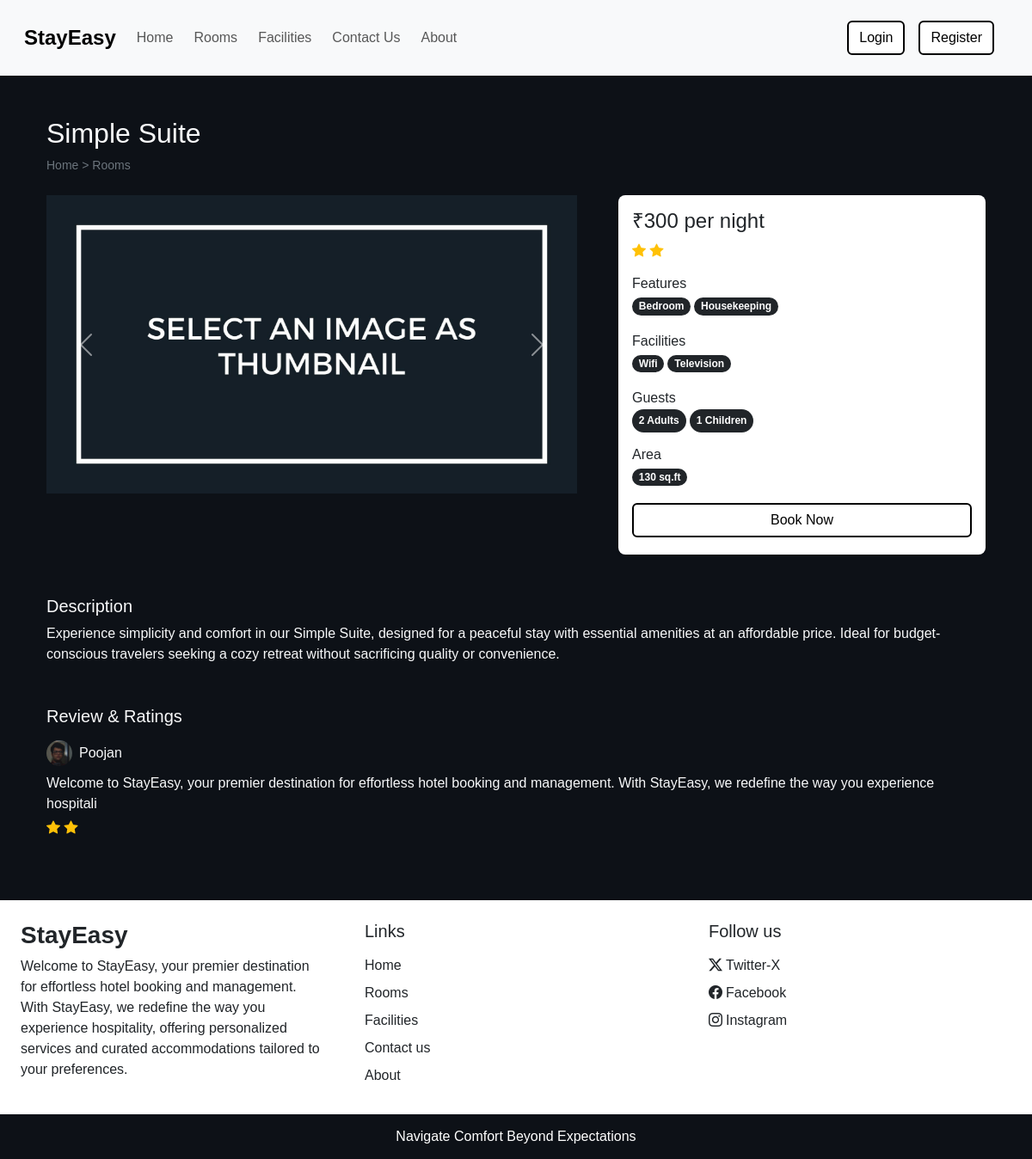
Screenshot of /room_details.php?id=16 with the database file from the repository.
### tables this page shows
CREATE TABLE `settings` (
  `sr_no` int(10) NOT NULL,
  `site_title` varchar(25) NOT NULL,
  `site_about` varchar(250) NOT NULL,
  `shutdown` tinyint(1) NOT NULL
);

CREATE TABLE `rooms` (
  `id` int(10) NOT NULL,
  `name` varchar(50) NOT NULL,
  `area` int(10) NOT NULL,
  `price` int(5) NOT NULL,
  `quantity` int(3) NOT NULL,
  `adult` int(3) NOT NULL,
  `children` int(3) NOT NULL,
  `description` varchar(300) NOT NULL,
  `status` tinyint(4) NOT NULL DEFAULT 1,
  `removed` int(11) NOT NULL DEFAULT 0
);

CREATE TABLE `features` (
  `id` int(10) NOT NULL,
  `name` varchar(30) NOT NULL
);

CREATE TABLE `facilities` (
  `id` int(10) NOT NULL,
  `icon` varchar(100) NOT NULL,
  `name` varchar(30) NOT NULL,
  `description` varchar(250) NOT NULL
);

CREATE TABLE `rating_review` (
  `sr_no` int(10) NOT NULL,
  `booking_id` int(10) NOT NULL,
  `room_id` int(10) NOT NULL,
  `user_id` int(10) NOT NULL,
  `rating` int(11) NOT NULL,
  `review` varchar(150) NOT NULL,
  `seen` int(11) NOT NULL DEFAULT 0,
  `datentime` datetime NOT NULL DEFAULT current_timestamp()
);

CREATE TABLE `user_cred` (
  `id` int(10) NOT NULL,
  `name` varchar(30) NOT NULL,
  `email` varchar(50) NOT NULL,
  `address` varchar(120) NOT NULL,
  `phonenum` varchar(13) NOT NULL,
  `pincode` int(6) NOT NULL,
  `dob` date NOT NULL,
  `profile` varchar(100) NOT NULL,
  `password` varchar(200) NOT NULL,
  `verification_code` varchar(200) NOT NULL,
  `is_verified` int(11) NOT NULL DEFAULT 0,
  `status` int(11) NOT NULL DEFAULT 1,
  `datentime` datetime NOT NULL DEFAULT current_timestamp()
);

### admin/inc/db_config.php (called while the page is built, shortened)
<?php
    function select($sql,$values,$datatypes)
    {
        $con = $GLOBALS['con'];
        if($stmt = mysqli_prepare($con,$sql))
        {
            mysqli_stmt_bind_param($stmt,$datatypes,...$values);
            if(mysqli_stmt_execute($stmt))
            {
                $res = mysqli_stmt_get_result($stmt);
                return $res;
            }
            else
            {
                mysqli_stmt_close($stmt);
                die("Query can't be executed - Select ");
            }
        }
        else
        {
            die("Query can't be prepared - Select");
        }
    }
?>

### room_details.php (the view, shortened to what this page needs)
<!DOCTYPE html>
<html lang="en">
<head>
    <?php require('inc/links.php')?>
<link rel="stylesheet" href="https://cdn.jsdelivr.net/npm/swiper@11/swiper-bundle.min.css" />
</head>
<body style="background-color:#0D1117;">
    <?php require('inc/header.php');?>
    <?php
        $data = filteration($_GET);
        $room_res = select("SELECT * FROM `rooms` WHERE `id`=? AND `status`=? AND `removed`=?",[$data['id'],1,0],'iii');
        $room_data = mysqli_fetch_assoc($room_res);
    ?>
<div class="container">
    <div class="row">
        <div class="col-12 my-5 mb-4 px-4">
            <h2 class="raleway-font text-light"><?php echo $room_data['name']?></h2>
            <div style = "font-size: 14px;">
                <a href="index.php" class="text-secondary text-decoration-none">Home</a>
                <span class="text-secondary"> > </span>
                <a href="index.php" class="text-secondary text-decoration-none">Rooms</a>
            </div>
        </div>
    <div class="col-lg-7 col-md-12 px-4">
        <div id="roomCarousel" class="carousel slide" data-bs-ride="carousel">
            <div class="carousel-inner">
                <?php
                    $room_img = ROOMS_IMG_PATH."thumbnail.jpg";
                    $img_q = mysqli_query($con,"SELECT * FROM `room_images`
                                WHERE `room_id` = '$room_data[id]'");
                    if(mysqli_num_rows($img_q)>0)
                    {
                        $active_class ='active';
                        while($img_res = mysqli_fetch_assoc($img_q))
                        {
                            echo "
                                <div class='carousel-item $active_class'>
                                    <img src='".ROOMS_IMG_PATH.$img_res['image']."' class='d-block w-100 rounded'>
                                </div>
                                ";
                                $active_class='';
                        }
                    }
                    else
                    {
                        echo "<div class='carousel-item active'>
                                <img src='$room_img' class='d-block w-100'>
                            </div>";
                    }
                ?>
            </div>
            <button class="carousel-control-prev" type="button" data-bs-target="#roomCarousel" data-bs-slide="prev">
                <span class="carousel-control-prev-icon" aria-hidden="true"></span>
            </button>
            <button class="carousel-control-next" type="button" data-bs-target="#roomCarousel" data-bs-slide="next">
                <span class="carousel-control-next-icon" aria-hidden="true"></span>
            </button>
        </div>
    </div>
    <div class="col-lg-5 col-md-12 px-4">
        <div class="card mb-4 border-0 shadow-sm rounded-3">
            <div class="card-body">
                <?php
                    echo <<<price
                        <h4>₹$room_data[price] per night</h4>
                    price;
                    $rating_q = "SELECT AVG(rating) AS `avg_rating` FROM `rating_review`
                             WHERE `room_id`='$room_data[id]' ORDER BY `sr_no` DESC LIMIT 20";
                    $rating_res = mysqli_query($con,$rating_q);
                    $rating_data = "";
                    $rating_fetch = mysqli_fetch_assoc($rating_res);
                    if($rating_fetch['avg_rating']!=NULL)
                    {
                       for($i = 0; $i < $rating_fetch['avg_rating']; $i++)
                        {
                            $rating_data .= " <i class='bi bi-star-fill text-warning'></i> ";
                        }
                    }
                    echo <<<rating
                    <div class="mb-3">
                        $rating_data
                    </div>
                    rating;
                    $fea_q = mysqli_query($con,"SELECT f.name FROM `features` f
                             INNER JOIN `room_features` rfea ON f.id = rfea.features_id
                             WHERE rfea.room_id = '$room_data[id]'");
                    $features_data = "";
                    while($fea_row = mysqli_fetch_assoc($fea_q))
                    {
                        $features_data.="<span class='badge rounded-pill text-bg-dark text-wrap me-1 mb-1'>
                                        $fea_row[name]
                                        </span>";
                    }
                    echo <<<features
                        <div class="mb-3">
                            <h6 class ="mb-1">Features</h6>
                            $features_data
                        </div>
                    features;
                    $fac_q = mysqli_query($con,"SELECT f.name FROM `facilities` f
                                        INNER JOIN `room_facilities` rfac ON f.id = rfac.facilities_id
                                       WHERE rfac.room_id = '$room_data[id]';");
                    $facilities_data = "";
                    while($fac_row = mysqli_fetch_assoc($fac_q))
                    {
                        $facilities_data.="<span class='badge rounded-pill text-bg-dark text-wrap me-1 mb-1'>
                                        $fac_row[name]
                                        </span>";
                    }
                    echo <<<Facilities
                        <div class="mb-3">
                            <h6 class ="mb-1">Facilities</h6>
                            $facilities_data
                        </div>
                     Facilities;
                     echo <<<guests
                        <div class="mb-3">
                            <h6 class ="mb-1">Guests</h6>
                            <span class="badge rounded-pill text-bg-dark m-0.5 text-wrap lh-base">
                                $room_data[adult] Adults
                            </span>
                            <span class="badge rounded-pill text-bg-dark m-0.5 text-wrap lh-base">
                            $room_data[children] Children
                            </span>
                        </div>
                    guests;
                    echo <<<area
                        <div class="mb-3">
                            <h6 class ="mb-1">Area</h6>
                            <span class='badge rounded-pill text-bg-dark text-wrap me-1 mb-1'>
                                $room_data[area] sq.ft
                            </span>
                        </div>
                    area;
                    if(!$settings_r['shutdown'])
                    {
                        $login = 0;
                        echo <<<book
                        <button onclick='checkLoginToBook($login,$room_data[id])' class="btn  w-100  rounded-2 text-decoration-none mb-1">Book Now</button>
                        book;
                    }
                ?>
            </div>
        </div>
    </div>
        <div class="col-12 px-4 mt-4 text-light">
            <div class="mb-5">
                <h5>Description</h5>
                <p>
                    <?php echo $room_data['description'] ?>
                </p>
            </div>
            <div>
                <h5 class="mb-3">Review & Ratings</h5>
                <?php
                    $review_q = "SELECT rr.*,uc.name AS uname,uc.profile, r.name AS rname FROM `rating_review` rr
                                    INNER JOIN `user_cred` uc ON rr.user_id = uc.id
                                    INNER JOIN `rooms` r ON rr.room_id = r.id
                                    WHERE rr.room_id='$room_data[id]'
                                    ORDER BY sr_no DESC LIMIT 15";
                    $review_res = mysqli_query($con,$review_q);
                    $img_path = USERS_IMG_PATH;
                    if(mysqli_num_rows($review_res)==0)
                    {
                        echo 'No Review yet!';
                    }
                    else
                    {
                        while($row = mysqli_fetch_assoc($review_res))
                        {
                            $stars = "<i class='bi bi-star-fill text-warning'></i>";
                            for($i=1; $i<$row['rating']; $i++)
                            {
                                $stars .=" <i class='bi bi-star-fill text-warning'></i> ";
                            }
                            echo<<<reviews
                            <div class="mb-4">
                                <div class="d-flex align-items-center mb-2">
                                    <img src="$img_path$row[profile]" class="rounded-circle" loading="lazy" width="30px">
                                    <h6 class="m-0 ms-2">$row[uname]</h6>
                                </div>
                                <p class="mb-1">$row[review]</p>
                                <div>
                                    $stars
                                </div>
                            </div>
                            reviews;
                        }
                    }
                ?>
            </div>
         </div>
    </div>
</div>
    <?php require('inc/footer.php');?>
</body>
</html>

### inc/header.php (shortened to what this page needs)
<nav id = "nav-bar" class="navbar navbar-expand-lg navbar-light px-lg-3 py-lg-2 shadow-sm sticky-top bg-body-tertiary ">
    <div class="container-fluid">
        <a class="navbar-brand me-3" href="index.php"><font size = 5><strong><?php  echo $settings_r['site_title'] ?></strong></font></a>
        <div class="collapse navbar-collapse " id="navbarSupportedContent">
        <ul class="navbar-nav me-auto mb-2 mb-lg-0">
            <li class="nav-item">
            <a class="nav-link  me-2" aria-current="page" href="index.php">Home</a>
            </li>
            <li class="nav-item">
            <a class="nav-link me-2" href="rooms.php">Rooms</a>
            </li>
            <li class="nav-item">
            <a class="nav-link me-2" href="facilities.php">Facilities</a>
            </li>
            <li class="nav-item">
            <a class="nav-link me-2" href="contact.php">Contact Us</a>
            </li>
            <li class="nav-item">
            <a class="nav-link" href="about.php">About</a>
            </li>
        </ul>
        <div class="d-flex m-3" >
        <?php
            if(isset($_SESSION['login']) && $_SESSION['login'] == true)
            {
                $path = USERS_IMG_PATH;
               echo <<<data
               <div class="btn-group">
                   <button type="button" class="btn btn-outline-dark shadow-none dropdown-toggle" data-bs-toggle="dropdown" data-bs-display="static" aria-expanded="false">
                       <img src="$path$_SESSION[uPic]" style="width: 25px; height: 25px;" class="me-1">
                       $_SESSION[uName]
                   </button>
                   <ul class="dropdown-menu dropdown-menu-lg-end">
                       <li><a class="dropdown-item" href="profile.php">Profile</a></li>
                       <li><a class="dropdown-item" href="bookings.php">Booking</a></li>
                       <li><a class="dropdown-item" href="logout.php">logout</a></li>
                   </ul>
               </div>
               data;
            }
            else
            {
                echo <<<data
                <button type="button" class="btn btn-outline-dark shadow-none me-lg-3 me-2" data-bs-toggle="modal" data-bs-target="#loginModal">
                    Login
                </button>
                <button type="button" class="btn btn-outline-dark shadow-none" data-bs-toggle="modal" data-bs-target="#registerModal">
                    Register
                </button>
                data;
            }
        ?>
        </div>
        </div>
    </div>
</nav>

### inc/footer.php (shortened to what this page needs)
<!DOCTYPE html>
<html lang="en">
<head>
</head>
<body>
<div class="container-fluid bg-white mt-5">
        <div class = "row">
            <div class = "col-lg-4 p-4">
                <h3 class="h2-font fw-bold fs-3 mb-2"><?php echo $settings_r['site_title'] ?></h3>
                <p>
                    <?php echo $settings_r['site_about'] ?>
                </p>
            </div>
            <div class = "col-lg-4 p-4">
                <h5 class = "mb-3">Links</h5>
                <a href="index.php" class ="d-inline-block mb-2 text-dark text-decoration-none">Home</a><br>
                <a href="rooms.php" class ="d-inline-block mb-2 text-dark text-decoration-none">Rooms</a><br>
                <a href="facilities.php" class ="d-inline-block mb-2 text-dark text-decoration-none">Facilities</a><br>
                <a href="contact.php" class ="d-inline-block mb-2 text-dark text-decoration-none">Contact us</a><br>
                <a href="about.php" class ="d-inline-block mb-2 text-dark text-decoration-none">About</a>
            </div>
            <div class = "col-lg-4 p-4">
                <h5 class="mb-3">Follow us</h5>
                <?php
                    if($contact_r['tw']!='')
                    {
                        echo <<<data
                        <a href=" $contact_r[tw]" class ="d-inline-block text-dark text-decoration-none mb-2 ">
                            <i class="bi bi-twitter-x me-1"></i>Twitter-X
                        </a><br>
                        data;
                    }
                ?>
                <a href="<?php echo $contact_r['fb'] ?>" class ="d-inline-block text-dark text-decoration-none mb-2 "><i class="bi bi-facebook me-1"></i>Facebook</a><br>
                <a href="<?php echo $contact_r['insta'] ?>" class ="d-inline-block text-dark text-decoration-none  "><i class="bi bi-instagram me-1"></i>Instagram</a><br>
            </div>
        </div>
</div>
    <h6 class="text-center p-3 m-0"><font color = "white">Navigate Comfort Beyond Expectations</font></h6>
</body>
</html>

### admin/css/common.css (style rules this page uses)
:root { --black:#0D1117; --black_hover:#111e2e; }
* { font-family: 'Raleway', sans-serif; }

### room_details.php (style rules this page uses)
.btn { color: black; background-color: #FFFFFF; border : 2px solid black; }

### rows the page displays
settings: site_title "StayEasy", site_about "Welcome to StayEasy, your premier destination for effortless hotel booking and management. With StayEasy, we redefine the way you experience hospitality, offering personalized services and curated accommodations tailored to your preferences."
rooms: name "Simple Suite", price "300", adult "2", children "1", area "130", description "Experience simplicity and comfort in our Simple Suite, designed for a peaceful stay with essential amenities at an affordable price. Ideal for budget-conscious travelers seeking a cozy retreat without sacrificing quality or convenience."
features: name "Bedroom"
features: name "Housekeeping"
facilities: name "Wifi"
facilities: name "Television"
rating_review: user.profile (picture), user.name "Poojan", review "Welcome to StayEasy, your premier destination for effortless hotel booking and management. With StayEasy, we redefine the way you experience hospitali"
